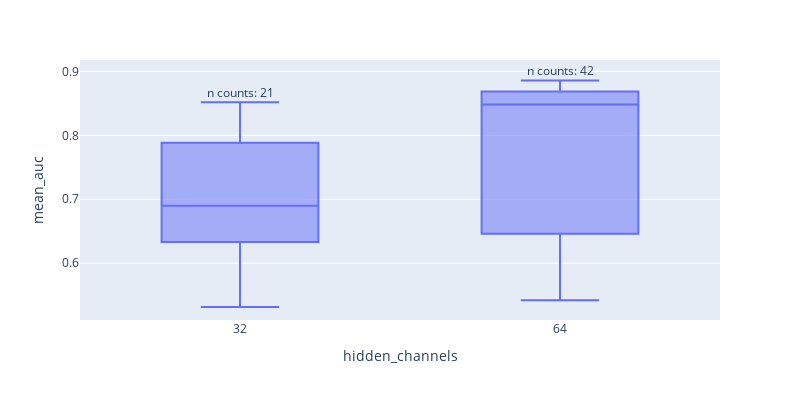
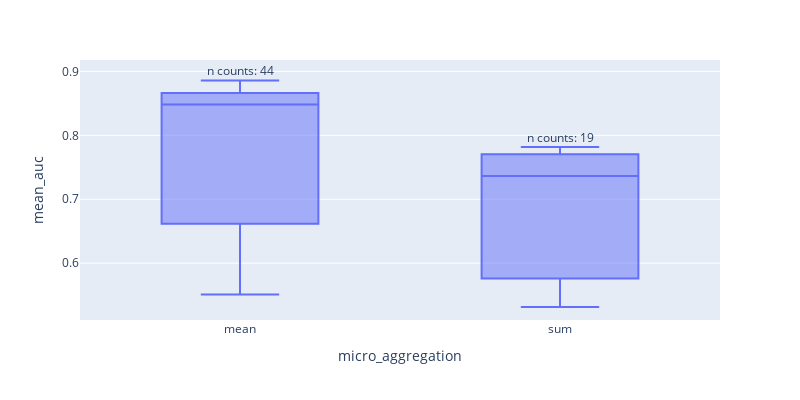
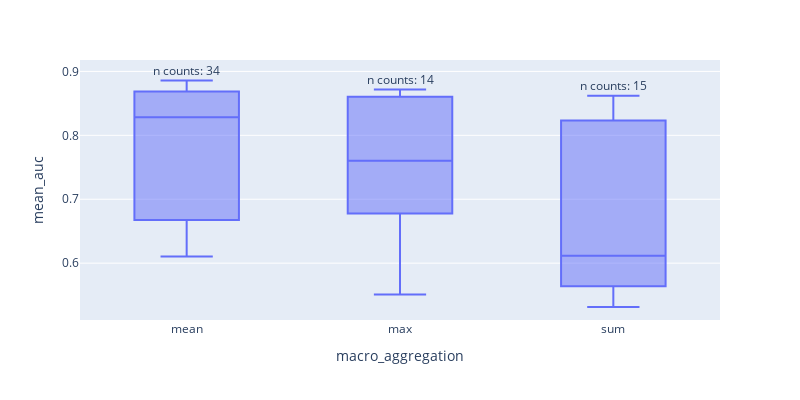
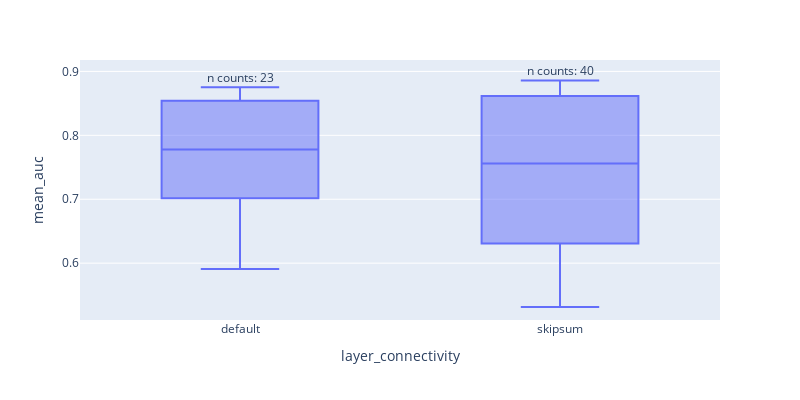

Here is the notebook cell these charts were saved with, in order:
### Markdown cell above
# Parametros

### Code cell
dims = {}
for dim in total_walk.columns:
    if dim not in ["walk_index","mean_auc","std","walk","conv_type"]:
        dims[dim] = total_walk[dim].value_counts().to_dict()

for param in total_walk.columns:
    if param not in ["walk_index","mean_auc","std","walk","conv_type"]:
        dims[param]
        fig = px.box(total_walk[[param,"mean_auc"]], x=param,y="mean_auc", width=800, height=400)
        for val,count in dims[param].items():
            fig.add_annotation(x = val,
                            y = total_walk[total_walk[param] == val]["mean_auc"].max(),
                            text = f"n counts: {count}",
                            yshift = 10,
                            showarrow = False
                        )
        fig.show()

### Figure 1 — Plotly figure (JSON) as saved in the notebook; plotly's stock layout.template omitted (floating-point values rounded to 4 significant figures)
{"data": [{"alignmentgroup": "True", "hovertemplate": "hidden_channels=%{x}<br>mean_auc=%{y}<extra></extra>", "legendgroup": "", "marker": {"color": "#636efa"}, "name": "", "notched": false, "offsetgroup": "", "orientation": "v", "showlegend": false, "type": "box", "x": [32, 32, 32, 32, 32, 32, 32, 32, 32, 64, 64, 64, 64, 64, 64, 64, 64, 64, 64, 64, 64, 64, 64, 64, 64, 64, 64, 64, 64, 64, 64, 64, 32, 32, 64, 64, 64, 32, 32, 32, 32, 32, 32, 64, 64, 64, 64, 64, 64, 64, 32, 32, 32, 32, 64, 64, 64, 64, 64, 64, 64, 64, 64], "x0": " ", "xaxis": "x", "y": [0.6106, 0.6454, 0.6358, 0.623, 0.6554, 0.6514, 0.698, 0.6766, 0.69, 0.6676, 0.6452, 0.618, 0.8532, 0.8484, 0.8716, 0.8712, 0.864, 0.8604, 0.8712, 0.8686, 0.8728, 0.877, 0.8858, 0.883, 0.8814, 0.85, 0.8484, 0.852, 0.855, 0.8742, 0.8752, 0.8612, 0.848, 0.8084, 0.767, 0.861, 0.8618, 0.8444, 0.8518, 0.837, 0.6254, 0.5708, 0.5314, 0.542, 0.5594, 0.5618, 0.6114, 0.5908, 0.6092, 0.7778, 0.7816, 0.778, 0.7734, 0.7588, 0.7364, 0.7618, 0.7588, 0.7808, 0.7452, 0.6778, 0.6462, 0.6386, 0.551], "y0": " ", "yaxis": "y"}], "layout": {"annotations": [{"showarrow": false, "text": "n counts: 42", "x": 64, "y": 0.8858, "yshift": 10}, {"showarrow": false, "text": "n counts: 21", "x": 32, "y": 0.8518, "yshift": 10}], "boxmode": "group", "height": 400, "legend": {"tracegroupgap": 0}, "margin": {"t": 60}, "width": 800, "xaxis": {"anchor": "y", "domain": [0, 1], "title": {"text": "hidden_channels"}}, "yaxis": {"anchor": "x", "domain": [0, 1], "title": {"text": "mean_auc"}}}}

### Figure 2 — Plotly figure (JSON) as saved in the notebook; plotly's stock layout.template omitted (floating-point values rounded to 4 significant figures)
{"data": [{"alignmentgroup": "True", "hovertemplate": "micro_aggregation=%{x}<br>mean_auc=%{y}<extra></extra>", "legendgroup": "", "marker": {"color": "#636efa"}, "name": "", "notched": false, "offsetgroup": "", "orientation": "v", "showlegend": false, "type": "box", "x": ["mean", "mean", "mean", "mean", "mean", "mean", "mean", "mean", "mean", "mean", "mean", "mean", "mean", "mean", "mean", "mean", "mean", "mean", "mean", "mean", "mean", "mean", "mean", "mean", "mean", "mean", "mean", "mean", "mean", "mean", "mean", "mean", "mean", "mean", "mean", "mean", "mean", "mean", "mean", "mean", "sum", "sum", "sum", "sum", "sum", "sum", "sum", "sum", "sum", "sum", "sum", "sum", "sum", "sum", "sum", "sum", "sum", "sum", "sum", "mean", "mean", "mean", "mean"], "x0": " ", "xaxis": "x", "y": [0.6106, 0.6454, 0.6358, 0.623, 0.6554, 0.6514, 0.698, 0.6766, 0.69, 0.6676, 0.6452, 0.618, 0.8532, 0.8484, 0.8716, 0.8712, 0.864, 0.8604, 0.8712, 0.8686, 0.8728, 0.877, 0.8858, 0.883, 0.8814, 0.85, 0.8484, 0.852, 0.855, 0.8742, 0.8752, 0.8612, 0.848, 0.8084, 0.767, 0.861, 0.8618, 0.8444, 0.8518, 0.837, 0.6254, 0.5708, 0.5314, 0.542, 0.5594, 0.5618, 0.6114, 0.5908, 0.6092, 0.7778, 0.7816, 0.778, 0.7734, 0.7588, 0.7364, 0.7618, 0.7588, 0.7808, 0.7452, 0.6778, 0.6462, 0.6386, 0.551], "y0": " ", "yaxis": "y"}], "layout": {"annotations": [{"showarrow": false, "text": "n counts: 44", "x": "mean", "y": 0.8858, "yshift": 10}, {"showarrow": false, "text": "n counts: 19", "x": "sum", "y": 0.7816, "yshift": 10}], "boxmode": "group", "height": 400, "legend": {"tracegroupgap": 0}, "margin": {"t": 60}, "width": 800, "xaxis": {"anchor": "y", "domain": [0, 1], "title": {"text": "micro_aggregation"}}, "yaxis": {"anchor": "x", "domain": [0, 1], "title": {"text": "mean_auc"}}}}

### Figure 3 — Plotly figure (JSON) as saved in the notebook; plotly's stock layout.template omitted (floating-point values rounded to 4 significant figures)
{"data": [{"alignmentgroup": "True", "hovertemplate": "macro_aggregation=%{x}<br>mean_auc=%{y}<extra></extra>", "legendgroup": "", "marker": {"color": "#636efa"}, "name": "", "notched": false, "offsetgroup": "", "orientation": "v", "showlegend": false, "type": "box", "x": ["mean", "mean", "mean", "mean", "mean", "mean", "mean", "mean", "mean", "mean", "mean", "mean", "mean", "max", "max", "max", "max", "max", "mean", "mean", "mean", "mean", "mean", "mean", "mean", "mean", "mean", "mean", "mean", "mean", "mean", "mean", "mean", "mean", "mean", "mean", "sum", "sum", "sum", "sum", "sum", "sum", "sum", "sum", "sum", "sum", "sum", "sum", "sum", "sum", "sum", "mean", "max", "max", "max", "max", "mean", "mean", "max", "max", "max", "max", "max"], "x0": " ", "xaxis": "x", "y": [0.6106, 0.6454, 0.6358, 0.623, 0.6554, 0.6514, 0.698, 0.6766, 0.69, 0.6676, 0.6452, 0.618, 0.8532, 0.8484, 0.8716, 0.8712, 0.864, 0.8604, 0.8712, 0.8686, 0.8728, 0.877, 0.8858, 0.883, 0.8814, 0.85, 0.8484, 0.852, 0.855, 0.8742, 0.8752, 0.8612, 0.848, 0.8084, 0.767, 0.861, 0.8618, 0.8444, 0.8518, 0.837, 0.6254, 0.5708, 0.5314, 0.542, 0.5594, 0.5618, 0.6114, 0.5908, 0.6092, 0.7778, 0.7816, 0.778, 0.7734, 0.7588, 0.7364, 0.7618, 0.7588, 0.7808, 0.7452, 0.6778, 0.6462, 0.6386, 0.551], "y0": " ", "yaxis": "y"}], "layout": {"annotations": [{"showarrow": false, "text": "n counts: 34", "x": "mean", "y": 0.8858, "yshift": 10}, {"showarrow": false, "text": "n counts: 15", "x": "sum", "y": 0.8618, "yshift": 10}, {"showarrow": false, "text": "n counts: 14", "x": "max", "y": 0.8716, "yshift": 10}], "boxmode": "group", "height": 400, "legend": {"tracegroupgap": 0}, "margin": {"t": 60}, "width": 800, "xaxis": {"anchor": "y", "domain": [0, 1], "title": {"text": "macro_aggregation"}}, "yaxis": {"anchor": "x", "domain": [0, 1], "title": {"text": "mean_auc"}}}}

### Figure 4 — Plotly figure (JSON) as saved in the notebook; plotly's stock layout.template omitted (floating-point values rounded to 4 significant figures)
{"data": [{"alignmentgroup": "True", "hovertemplate": "layer_connectivity=%{x}<br>mean_auc=%{y}<extra></extra>", "legendgroup": "", "marker": {"color": "#636efa"}, "name": "", "notched": false, "offsetgroup": "", "orientation": "v", "showlegend": false, "type": "box", "x": ["default", "default", "skipsum", "skipsum", "skipsum", "skipsum", "skipsum", "skipsum", "default", "default", "skipsum", "skipsum", "skipsum", "skipsum", "skipsum", "skipsum", "skipsum", "default", "default", "skipsum", "skipsum", "skipsum", "skipsum", "skipsum", "skipsum", "skipsum", "default", "default", "default", "default", "default", "default", "default", "skipsum", "skipsum", "skipsum", "skipsum", "skipsum", "skipsum", "skipsum", "skipsum", "skipsum", "skipsum", "skipsum", "skipsum", "skipsum", "skipsum", "default", "default", "default", "default", "default", "default", "default", "default", "default", "default", "skipsum", "skipsum", "skipsum", "skipsum", "skipsum", "skipsum"], "x0": " ", "xaxis": "x", "y": [0.6106, 0.6454, 0.6358, 0.623, 0.6554, 0.6514, 0.698, 0.6766, 0.69, 0.6676, 0.6452, 0.618, 0.8532, 0.8484, 0.8716, 0.8712, 0.864, 0.8604, 0.8712, 0.8686, 0.8728, 0.877, 0.8858, 0.883, 0.8814, 0.85, 0.8484, 0.852, 0.855, 0.8742, 0.8752, 0.8612, 0.848, 0.8084, 0.767, 0.861, 0.8618, 0.8444, 0.8518, 0.837, 0.6254, 0.5708, 0.5314, 0.542, 0.5594, 0.5618, 0.6114, 0.5908, 0.6092, 0.7778, 0.7816, 0.778, 0.7734, 0.7588, 0.7364, 0.7618, 0.7588, 0.7808, 0.7452, 0.6778, 0.6462, 0.6386, 0.551], "y0": " ", "yaxis": "y"}], "layout": {"annotations": [{"showarrow": false, "text": "n counts: 40", "x": "skipsum", "y": 0.8858, "yshift": 10}, {"showarrow": false, "text": "n counts: 23", "x": "default", "y": 0.8752, "yshift": 10}], "boxmode": "group", "height": 400, "legend": {"tracegroupgap": 0}, "margin": {"t": 60}, "width": 800, "xaxis": {"anchor": "y", "domain": [0, 1], "title": {"text": "layer_connectivity"}}, "yaxis": {"anchor": "x", "domain": [0, 1], "title": {"text": "mean_auc"}}}}
